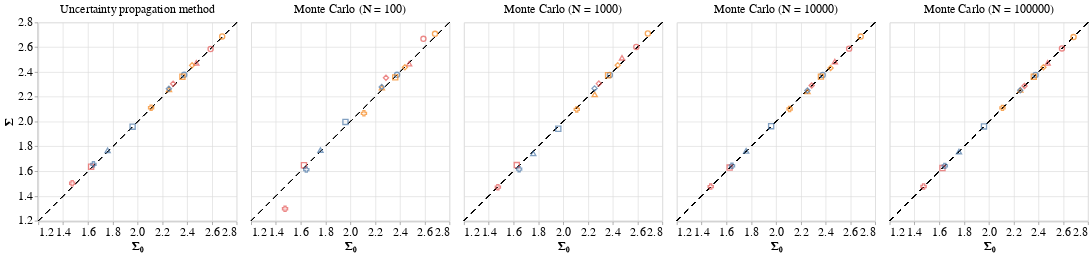

Here is the notebook cell this chart was saved with:
### Code cell
points = alt.Chart().mark_point(size=60).encode(
    x=alt.X('reference:Q', scale=alt.Scale(domain=[min_x, max_x], zero=False), axis=alt.Axis(title='Σ₀')),
    y=alt.Y('value:Q', scale=alt.Scale(domain=[min_x, max_x], zero=False), axis=alt.Axis(title='Σ')),
    color=alt.Color('X1:N', legend=None),
    shape=alt.Shape('X2:N', legend=None)
)
diagonal = alt.Chart().mark_rule(strokeDash=[8, 8]).encode(
    x=alt.value(0),
    x2=alt.value('width'),
    y=alt.value('height'),
    y2=alt.value(0)
)
chart = alt.layer(
    diagonal,
    points,
    data=df
).facet(
    column=alt.Column('method:N',
        sort=['Uncertainty propagation method'] + [('Monte Carlo (N = ' + str(N) + ')') for N in Ns],
        title=None,
        header=alt.Header(labelFontSize=18)
    )
).configure_axis(
    labelFontSize=18,
    titleFontSize=18
)
chart

### Figure 1 — Vega-Lite specification as saved in the notebook (floating-point values rounded to 4 significant figures)
{"config": {"view": {"continuousWidth": 300, "continuousHeight": 300}, "axis": {"labelFontSize": 18, "titleFontSize": 18}}, "data": {"name": "data-8d13ddce8e6281b596f7b6b1be758baf"}, "facet": {"column": {"field": "method", "header": {"labelFontSize": 18}, "sort": ["Uncertainty propagation method", "Monte Carlo (N = 100)", "Monte Carlo (N = 1000)", "Monte Carlo (N = 10000)", "Monte Carlo (N = 100000)"], "title": null, "type": "nominal"}}, "spec": {"layer": [{"mark": {"type": "rule", "strokeDash": [8, 8]}, "encoding": {"x": {"value": 0}, "x2": {"value": "width"}, "y": {"value": "height"}, "y2": {"value": 0}}}, {"mark": {"type": "point", "size": 60}, "encoding": {"color": {"field": "X1", "legend": null, "type": "nominal"}, "shape": {"field": "X2", "legend": null, "type": "nominal"}, "x": {"axis": {"title": "Σ₀"}, "field": "reference", "scale": {"domain": [1.2, 2.8], "zero": false}, "type": "quantitative"}, "y": {"axis": {"title": "Σ"}, "field": "value", "scale": {"domain": [1.2, 2.8], "zero": false}, "type": "quantitative"}}}]}, "$schema": "https://vega.github.io/schema/vega-lite/v5.20.1.json", "datasets": {"data-8d13ddce8e6281b596f7b6b1be758baf": [{"X1": 1, "X2": 1, "method": "Monte Carlo (N = 100)", "value": 2.378, "reference": 2.377}, {"X1": 2, "X2": 1, "method": "Monte Carlo (N = 100)", "value": 2.709, "reference": 2.683}, {"X1": 3, "X2": 1, "method": "Monte Carlo (N = 100)", "value": 2.668, "reference": 2.59}, {"X1": 1, "X2": 2, "method": "Monte Carlo (N = 100)", "value": 1.998, "reference": 1.961}, {"X1": 2, "X2": 2, "method": "Monte Carlo (N = 100)", "value": 2.357, "reference": 2.362}, {"X1": 3, "X2": 2, "method": "Monte Carlo (N = 100)", "value": 1.648, "reference": 1.626}, {"X1": 1, "X2": 3, "method": "Monte Carlo (N = 100)", "value": 1.771, "reference": 1.759}, {"X1": 2, "X2": 3, "method": "Monte Carlo (N = 100)", "value": 2.275, "reference": 2.254}, {"X1": 3, "X2": 3, "method": "Monte Carlo (N = 100)", "value": 2.467, "reference": 2.475}, {"X1": 1, "X2": 4, "method": "Monte Carlo (N = 100)", "value": 1.613, "reference": 1.645}, {"X1": 2, "X2": 4, "method": "Monte Carlo (N = 100)", "value": 2.067, "reference": 2.11}, {"X1": 3, "X2": 4, "method": "Monte Carlo (N = 100)", "value": 1.297, "reference": 1.473}, {"X1": 1, "X2": 5, "method": "Monte Carlo (N = 100)", "value": 2.28, "reference": 2.253}, {"X1": 2, "X2": 5, "method": "Monte Carlo (N = 100)", "value": 2.438, "reference": 2.44}, {"X1": 3, "X2": 5, "method": "Monte Carlo (N = 100)", "value": 2.353, "reference": 2.288}, {"X1": 1, "X2": 1, "method": "Monte Carlo (N = 1000)", "value": 2.377, "reference": 2.377}, {"X1": 2, "X2": 1, "method": "Monte Carlo (N = 1000)", "value": 2.711, "reference": 2.683}, {"X1": 3, "X2": 1, "method": "Monte Carlo (N = 1000)", "value": 2.603, "reference": 2.59}, {"X1": 1, "X2": 2, "method": "Monte Carlo (N = 1000)", "value": 1.942, "reference": 1.961}, {"X1": 2, "X2": 2, "method": "Monte Carlo (N = 1000)", "value": 2.374, "reference": 2.362}, {"X1": 3, "X2": 2, "method": "Monte Carlo (N = 1000)", "value": 1.65, "reference": 1.626}, {"X1": 1, "X2": 3, "method": "Monte Carlo (N = 1000)", "value": 1.743, "reference": 1.759}, {"X1": 2, "X2": 3, "method": "Monte Carlo (N = 1000)", "value": 2.22, "reference": 2.254}, {"X1": 3, "X2": 3, "method": "Monte Carlo (N = 1000)", "value": 2.515, "reference": 2.475}, {"X1": 1, "X2": 4, "method": "Monte Carlo (N = 1000)", "value": 1.616, "reference": 1.645}, {"X1": 2, "X2": 4, "method": "Monte Carlo (N = 1000)", "value": 2.098, "reference": 2.11}, {"X1": 3, "X2": 4, "method": "Monte Carlo (N = 1000)", "value": 1.471, "reference": 1.473}, {"X1": 1, "X2": 5, "method": "Monte Carlo (N = 1000)", "value": 2.268, "reference": 2.253}, {"X1": 2, "X2": 5, "method": "Monte Carlo (N = 1000)", "value": 2.455, "reference": 2.44}, {"X1": 3, "X2": 5, "method": "Monte Carlo (N = 1000)", "value": 2.307, "reference": 2.288}, {"X1": 1, "X2": 1, "method": "Monte Carlo (N = 10000)", "value": 2.377, "reference": 2.377}, {"X1": 2, "X2": 1, "method": "Monte Carlo (N = 10000)", "value": 2.687, "reference": 2.683}, {"X1": 3, "X2": 1, "method": "Monte Carlo (N = 10000)", "value": 2.589, "reference": 2.59}, {"X1": 1, "X2": 2, "method": "Monte Carlo (N = 10000)", "value": 1.963, "reference": 1.961}, {"X1": 2, "X2": 2, "method": "Monte Carlo (N = 10000)", "value": 2.363, "reference": 2.362}, {"X1": 3, "X2": 2, "method": "Monte Carlo (N = 10000)", "value": 1.629, "reference": 1.626}, {"X1": 1, "X2": 3, "method": "Monte Carlo (N = 10000)", "value": 1.764, "reference": 1.759}, {"X1": 2, "X2": 3, "method": "Monte Carlo (N = 10000)", "value": 2.244, "reference": 2.254}, {"X1": 3, "X2": 3, "method": "Monte Carlo (N = 10000)", "value": 2.485, "reference": 2.475}, {"X1": 1, "X2": 4, "method": "Monte Carlo (N = 10000)", "value": 1.643, "reference": 1.645}, {"X1": 2, "X2": 4, "method": "Monte Carlo (N = 10000)", "value": 2.102, "reference": 2.11}, {"X1": 3, "X2": 4, "method": "Monte Carlo (N = 10000)", "value": 1.476, "reference": 1.473}, {"X1": 1, "X2": 5, "method": "Monte Carlo (N = 10000)", "value": 2.251, "reference": 2.253}, {"X1": 2, "X2": 5, "method": "Monte Carlo (N = 10000)", "value": 2.433, "reference": 2.44}, {"X1": 3, "X2": 5, "method": "Monte Carlo (N = 10000)", "value": 2.291, "reference": 2.288}, {"X1": 1, "X2": 1, "method": "Monte Carlo (N = 100000)", "value": 2.377, "reference": 2.377}, {"X1": 2, "X2": 1, "method": "Monte Carlo (N = 100000)", "value": 2.683, "reference": 2.683}, {"X1": 3, "X2": 1, "method": "Monte Carlo (N = 100000)", "value": 2.59, "reference": 2.59}, {"X1": 1, "X2": 2, "method": "Monte Carlo (N = 100000)", "value": 1.961, "reference": 1.961}, {"X1": 2, "X2": 2, "method": "Monte Carlo (N = 100000)", "value": 2.363, "reference": 2.362}, {"X1": 3, "X2": 2, "method": "Monte Carlo (N = 100000)", "value": 1.625, "reference": 1.626}, {"X1": 1, "X2": 3, "method": "Monte Carlo (N = 100000)", "value": 1.759, "reference": 1.759}, {"X1": 2, "X2": 3, "method": "Monte Carlo (N = 100000)", "value": 2.255, "reference": 2.254}, {"X1": 3, "X2": 3, "method": "Monte Carlo (N = 100000)", "value": 2.474, "reference": 2.475}, {"X1": 1, "X2": 4, "method": "Monte Carlo (N = 100000)", "value": 1.643, "reference": 1.645}, {"X1": 2, "X2": 4, "method": "Monte Carlo (N = 100000)", "value": 2.111, "reference": 2.11}, {"X1": 3, "X2": 4, "method": "Monte Carlo (N = 100000)", "value": 1.476, "reference": 1.473}, {"X1": 1, "X2": 5, "method": "Monte Carlo (N = 100000)", "value": 2.254, "reference": 2.253}, {"X1": 2, "X2": 5, "method": "Monte Carlo (N = 100000)", "value": 2.439, "reference": 2.44}, {"X1": 3, "X2": 5, "method": "Monte Carlo (N = 100000)", "value": 2.288, "reference": 2.288}, {"X1": 1, "X2": 1, "method": "Uncertainty propagation method", "value": 2.378, "reference": 2.377}, {"X1": 2, "X2": 1, "method": "Uncertainty propagation method", "value": 2.687, "reference": 2.683}, {"X1": 3, "X2": 1, "method": "Uncertainty propagation method", "value": 2.586, "reference": 2.59}, {"X1": 1, "X2": 2, "method": "Uncertainty propagation method", "value": 1.959, "reference": 1.961}, {"X1": 2, "X2": 2, "method": "Uncertainty propagation method", "value": 2.362, "reference": 2.362}, {"X1": 3, "X2": 2, "method": "Uncertainty propagation method", "value": 1.636, "reference": 1.626}, {"X1": 1, "X2": 3, "method": "Uncertainty propagation method", "value": 1.769, "reference": 1.759}, {"X1": 2, "X2": 3, "method": "Uncertainty propagation method", "value": 2.26, "reference": 2.254}, {"X1": 3, "X2": 3, "method": "Uncertainty propagation method", "value": 2.475, "reference": 2.475}, {"X1": 1, "X2": 4, "method": "Uncertainty propagation method", "value": 1.655, "reference": 1.645}, {"X1": 2, "X2": 4, "method": "Uncertainty propagation method", "value": 2.112, "reference": 2.11}, {"X1": 3, "X2": 4, "method": "Uncertainty propagation method", "value": 1.503, "reference": 1.473}, {"X1": 1, "X2": 5, "method": "Uncertainty propagation method", "value": 2.265, "reference": 2.253}, {"X1": 2, "X2": 5, "method": "Uncertainty propagation method", "value": 2.454, "reference": 2.44}, {"X1": 3, "X2": 5, "method": "Uncertainty propagation method", "value": 2.306, "reference": 2.288}]}}
